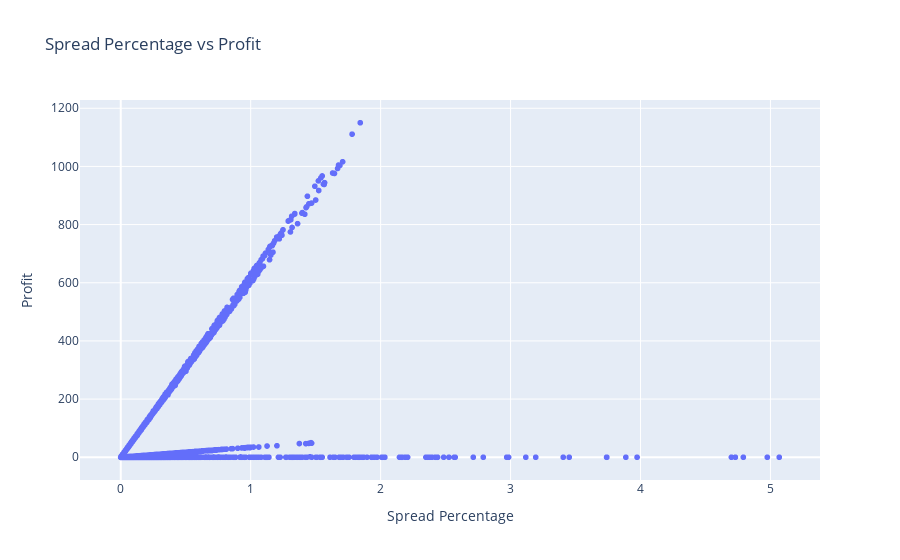

The code cell stored with this chart in its notebook:
### Markdown cell above
##### Spread Percentage Analysis
- Explore the spread percentage to understand how much profit is generated relative to the spread. Helps to access the efficieny of the arbitrage strategy.

### Code cell
spread_percentage_plot = px.scatter(
    control_df, 
    x='spread_percentage',
    y='profit',
    title='Spread Percentage vs Profit',
    labels={'spread_percentage':'Spread Percentage', 'profit':'Profit'})

spread_percentage_plot.show()

### Figure 1 — Plotly figure (JSON) as saved in the notebook; plotly's stock layout.template omitted (floating-point values rounded to 4 significant figures; data arrays with more than 128 entries replaced by an {"elided": "..."} marker saying what was removed)
{"data": [{"hovertemplate": "Spread Percentage=%{x}<br>Profit=%{y}<extra></extra>", "legendgroup": "", "marker": {"color": "#636efa", "symbol": "circle"}, "mode": "markers", "name": "", "showlegend": false, "type": "scattergl", "x": {"elided": "7613 float values"}, "xaxis": "x", "y": {"elided": "7613 float values"}, "yaxis": "y"}], "layout": {"legend": {"tracegroupgap": 0}, "title": {"text": "Spread Percentage vs Profit"}, "xaxis": {"anchor": "y", "domain": [0, 1], "title": {"text": "Spread Percentage"}}, "yaxis": {"anchor": "x", "domain": [0, 1], "title": {"text": "Profit"}}}}
